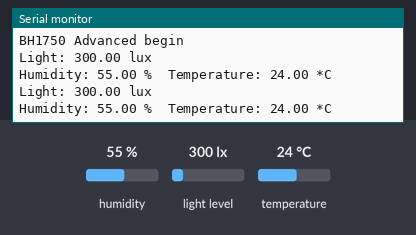
The sketch below on a simulated Arduino Uno, built with avr-gcc and run on an emulated ATmega328P. Shown: the last lines printed to the serial monitor. The test bench sets the inputs (shaded band); at power-on: humidity 55 %, light level 300 lx, temperature 24 °C.

Above: at 1.8 s.
1.9 s: humidity set to 22 %
At 2.7 s:
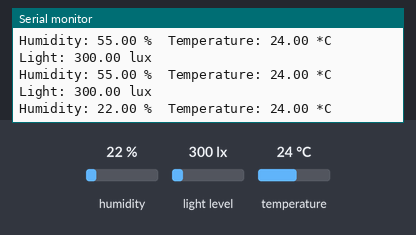
3.4 s: light level set to 40 lx
At 4.7 s:
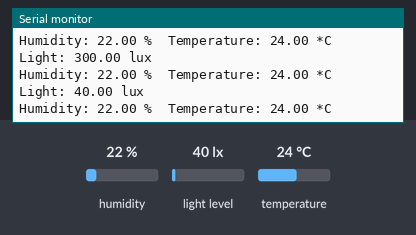
4.9 s: temperature set to 12 °C
At 6.3 s:
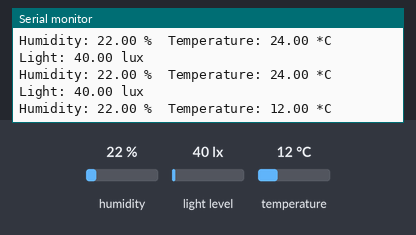
6.4 s: light level set to 500 lx
At 7.7 s:
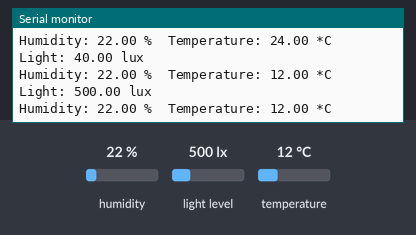
7.9 s: humidity set to 40 %
At 8.9 s:
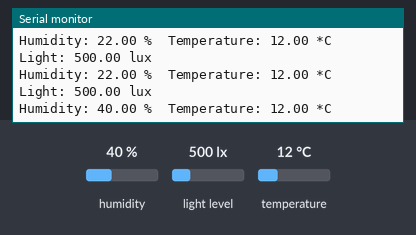
Timing chart, 0 to 10.4 s (numbered marks = the images above; inputs shaded):
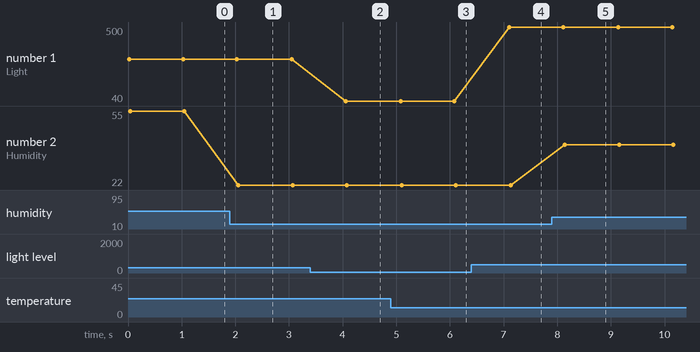

The sketch:

SensorAnhSang.ino
```cpp
/*
  Advanced BH1750 library usage example
  This example has some comments about advanced usage features.
  Connection:
    VCC -> 3V3 or 5V
    GND -> GND
    SCL -> SCL (A5 on Arduino Uno, Leonardo, etc or 21 on Mega and Due, on esp8266 free selectable)
    SDA -> SDA (A4 on Arduino Uno, Leonardo, etc or 20 on Mega and Due, on esp8266 free selectable)
    ADD -> (not connected) or GND
  ADD pin is used to set sensor I2C address. If it has voltage greater or equal to
  0.7VCC voltage (e.g. you've connected it to VCC) the sensor address will be
  0x5C. In other case (if ADD voltage less than 0.7 * VCC) the sensor address will
  be 0x23 (by default).
*/

#include <Wire.h>
#include <BH1750.h>

/*
  BH1750 can be physically configured to use two I2C addresses:
    - 0x23 (most common) (if ADD pin had < 0.7VCC voltage)
    - 0x5C (if ADD pin had > 0.7VCC voltage)
  Library uses 0x23 address as default, but you can define any other address.
  If you had troubles with default value - try to change it to 0x5C.
*/

#include "DHT.h"

#define DHTPIN 2     // what pin we're connected to

// Uncomment whatever type you're using!
#define DHTTYPE DHT11   // DHT 11
//#define DHTTYPE DHT22   // DHT 22  (AM2302)
//#define DHTTYPE DHT21   // DHT 21 (AM2301)

// Connect pin 1 (on the left) of the sensor to +5V
// Connect pin 2 of the sensor to whatever your DHTPIN is
// Connect pin 4 (on the right) of the sensor to GROUND
// Connect a 10K resistor from pin 2 (data) to pin 1 (power) of the sensor

DHT dht(DHTPIN, DHTTYPE);

BH1750 lightMeter(0x23);

void setup(){

  Serial.begin(9600);

  // Initialize the I2C bus (BH1750 library doesn't do this automatically)
  Wire.begin();
  dht.begin();
  // On esp8266 you can select SCL and SDA pins using Wire.begin(D4, D3);

  /*
    BH1750 has six different measurement modes. They are divided in two groups;
    continuous and one-time measurements. In continuous mode, sensor continuously
    measures lightness value. In one-time mode the sensor makes only one
    measurement and then goes into Power Down mode.
    Each mode, has three different precisions:
      - Low Resolution Mode - (4 lx precision, 16ms measurement time)
      - High Resolution Mode - (1 lx precision, 120ms measurement time)
      - High Resolution Mode 2 - (0.5 lx precision, 120ms measurement time)
    By default, the library uses Continuous High Resolution Mode, but you can
    set any other mode, by passing it to BH1750.begin() or BH1750.configure()
    functions.
    [!] Remember, if you use One-Time mode, your sensor will go to Power Down
    mode each time, when it completes a measurement and you've read it.
    Full mode list:
      BH1750_CONTINUOUS_LOW_RES_MODE
      BH1750_CONTINUOUS_HIGH_RES_MODE (default)
      BH1750_CONTINUOUS_HIGH_RES_MODE_2
      BH1750_ONE_TIME_LOW_RES_MODE
      BH1750_ONE_TIME_HIGH_RES_MODE
      BH1750_ONE_TIME_HIGH_RES_MODE_2
  */

  // begin returns a boolean that can be used to detect setup problems.
  if (lightMeter.begin(BH1750::CONTINUOUS_HIGH_RES_MODE)) {
    Serial.println(F("BH1750 Advanced begin"));
  }
  else {
    Serial.println(F("Error initialising BH1750"));
  }


}


void loop() {

  float lux = lightMeter.readLightLevel();
  Serial.print("Light: ");
  Serial.print(lux);
  Serial.println(" lux");

  // Reading temperature or humidity takes about 250 milliseconds!
  // Sensor readings may also be up to 2 seconds 'old' (its a very slow sensor)
  float h = dht.readHumidity();
  float t = dht.readTemperature();

  // check if returns are valid, if they are NaN (not a number) then something went wrong!
  if (isnan(t) || isnan(h)) {
    Serial.println("Failed to read from DHT");
  } else {
    Serial.print("Humidity: ");
    Serial.print(h);
    Serial.print(" %\t");
    Serial.print("Temperature: ");
    Serial.print(t);
    Serial.println(" *C");
  }
  delay(1000);

}
```

Measured:
- after the input at 1.9 s, the serial monitor: prints a new line after 0.15 s (image 1)
- after the input at 3.4 s, the serial monitor: prints a new line after 0.66 s (image 2)
- after the input at 4.9 s, the serial monitor: prints a new line after 1.2 s (image 3)
- after the input at 6.4 s, the serial monitor: prints a new line after 0.71 s (image 4)
- after the input at 7.9 s, the serial monitor: prints a new line after 0.24 s (image 5)
- plotted number 1: 300 → 40 after the input at 3.4 s, 40 → 500 after the input at 6.4 s
- plotted number 2: 55 → 22 after the input at 1.9 s
